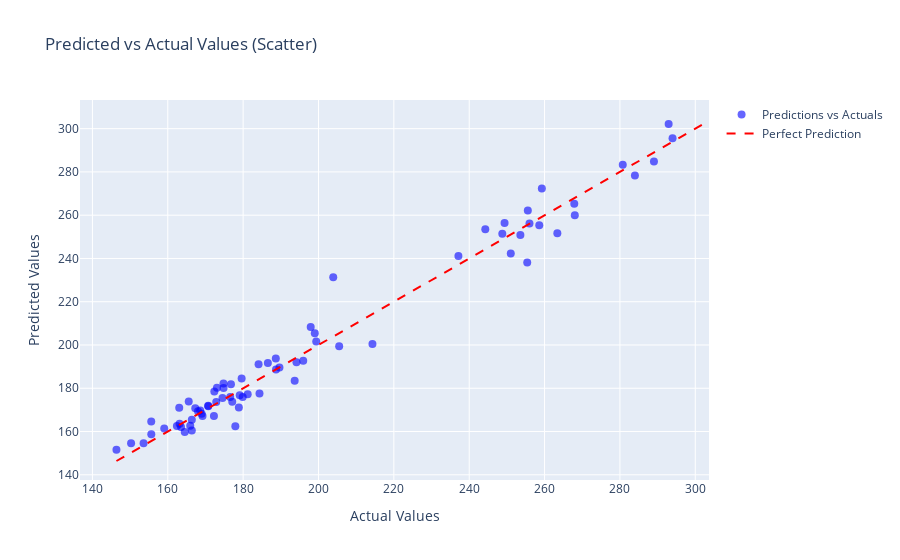

Notebook cell for this chart:
### Code cell
def plot_predictions(predictions, actuals, scaler=None):
    # If data was scaled, inverse transform the predictions and actuals
    if scaler is not None:
        predictions = scaler.inverse_transform(np.array(predictions).reshape(-1, 1))
        actuals = scaler.inverse_transform(np.array(actuals).reshape(-1, 1))
    
    # Convert to numpy arrays if they aren't already
    predictions = np.array(predictions).flatten()
    actuals = np.array(actuals).flatten()
    
    # Create timestamp index for x-axis
    timestamps = np.arange(len(predictions))
    
    # Matplotlib plot
    plt.figure(figsize=(12, 6))
    plt.plot(timestamps, actuals, label='Actual', color='blue', alpha=0.7)
    plt.plot(timestamps, predictions, label='Predicted', color='red', alpha=0.7)
    plt.title('Actual vs Predicted Values')
    plt.xlabel('Time Steps')
    plt.ylabel('Values')
    plt.legend()
    plt.grid(True)
    plt.show()
    
    # Plotly scatter plot
    fig = go.Figure()
    
    fig.add_trace(go.Scatter(
        x=actuals,
        y=predictions,
        mode='markers',
        name='Predictions vs Actuals',
        marker=dict(color='blue', size=8, opacity=0.6)
    ))
    
    # Add diagonal line (perfect predictions)
    min_val = min(min(actuals), min(predictions))
    max_val = max(max(actuals), max(predictions))
    fig.add_trace(go.Scatter(
        x=[min_val, max_val],
        y=[min_val, max_val],
        mode='lines',
        name='Perfect Prediction',
        line=dict(color='red', dash='dash')
    ))
    
    fig.update_layout(
        title='Predicted vs Actual Values (Scatter)',
        xaxis_title='Actual Values',
        yaxis_title='Predicted Values',
        showlegend=True
    )
    
    fig.show()

# Get predictions and actuals from model evaluation
predictions, actuals = evaluate_model(model, test_loader, criterion)

# Create the plots
plot_predictions(predictions, actuals, scaler)

### Figure 1 — Plotly figure (JSON) as saved in the notebook; plotly's stock layout.template omitted (floating-point values rounded to 4 significant figures)
{"data": [{"marker": {"color": "blue", "opacity": 0.6, "size": 8}, "mode": "markers", "name": "Predictions vs Actuals", "type": "scatter", "x": [153.6, 164.5, 195.9, 168.6, 179.6, 179.9, 176.8, 199.4, 184.1, 177.1, 186.6, 172.4, 188.7, 289.0, 184.3, 294.0, 163.5, 169.0, 174.5, 177.9, 258.6, 284.0, 253.6, 197.9, 172.3, 251.0, 292.9, 155.6, 280.8, 181.2, 244.3, 255.4, 205.5, 179.1, 199.0, 176.6, 169.2, 146.4, 170.7, 203.9, 255.6, 165.6, 168.0, 193.7, 172.9, 167.3, 150.3, 194.2, 259.3, 174.8, 178.9, 248.8, 256.0, 188.7, 268.0, 159.1, 263.4, 237.1, 173.1, 166.0, 249.4, 166.4, 267.9, 170.7, 163.1, 162.4, 214.3, 155.6, 163.0, 166.4, 174.8, 189.6], "y": [154.6, 159.7, 192.7, 169.7, 184.6, 176.0, 181.9, 201.7, 191.1, 173.8, 191.7, 178.5, 193.8, 284.8, 177.6, 295.6, 162.1, 168.2, 175.5, 162.4, 255.3, 278.3, 250.9, 208.3, 167.2, 242.3, 302.2, 164.7, 283.3, 177.3, 253.5, 238.2, 199.4, 176.8, 205.5, 176.0, 167.2, 151.5, 171.9, 231.3, 262.2, 173.9, 169.4, 183.5, 173.6, 170.8, 154.6, 192.1, 272.3, 182.2, 171.1, 251.4, 256.2, 188.7, 260.0, 161.4, 251.7, 241.2, 180.2, 162.6, 256.3, 165.4, 265.3, 171.7, 163.6, 162.6, 200.5, 158.7, 171.0, 160.5, 180.1, 189.6]}, {"line": {"color": "red", "dash": "dash"}, "mode": "lines", "name": "Perfect Prediction", "type": "scatter", "x": [146.4, 302.2], "y": [146.4, 302.2]}], "layout": {"showlegend": true, "title": {"text": "Predicted vs Actual Values (Scatter)"}, "xaxis": {"title": {"text": "Actual Values"}}, "yaxis": {"title": {"text": "Predicted Values"}}}}
